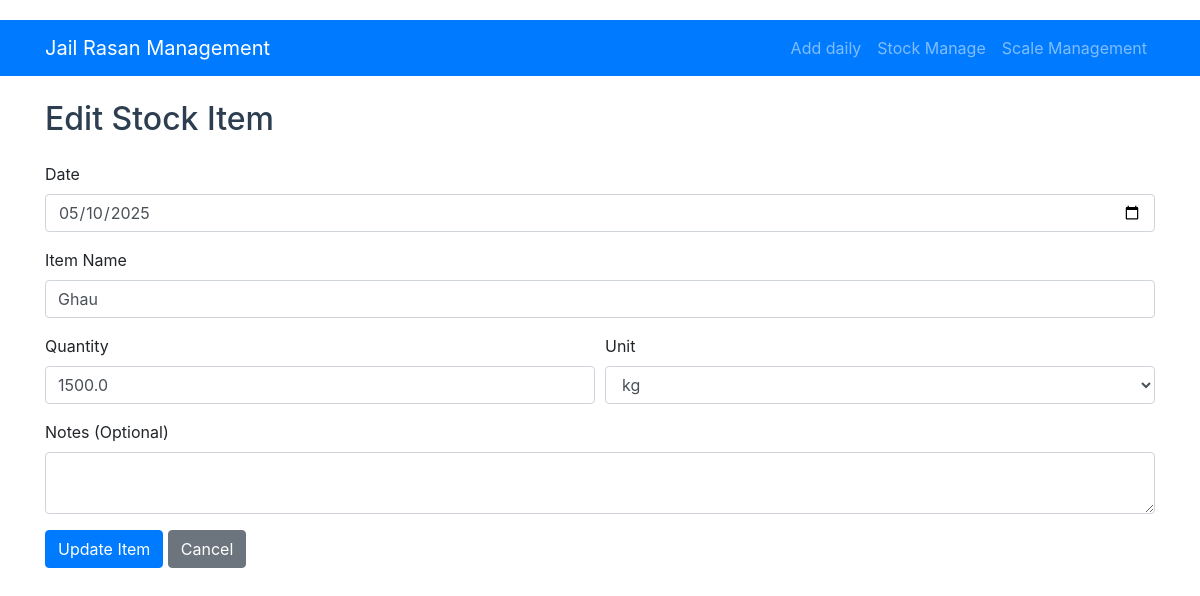
The page /stock/edit/1 on the database as committed earlier.
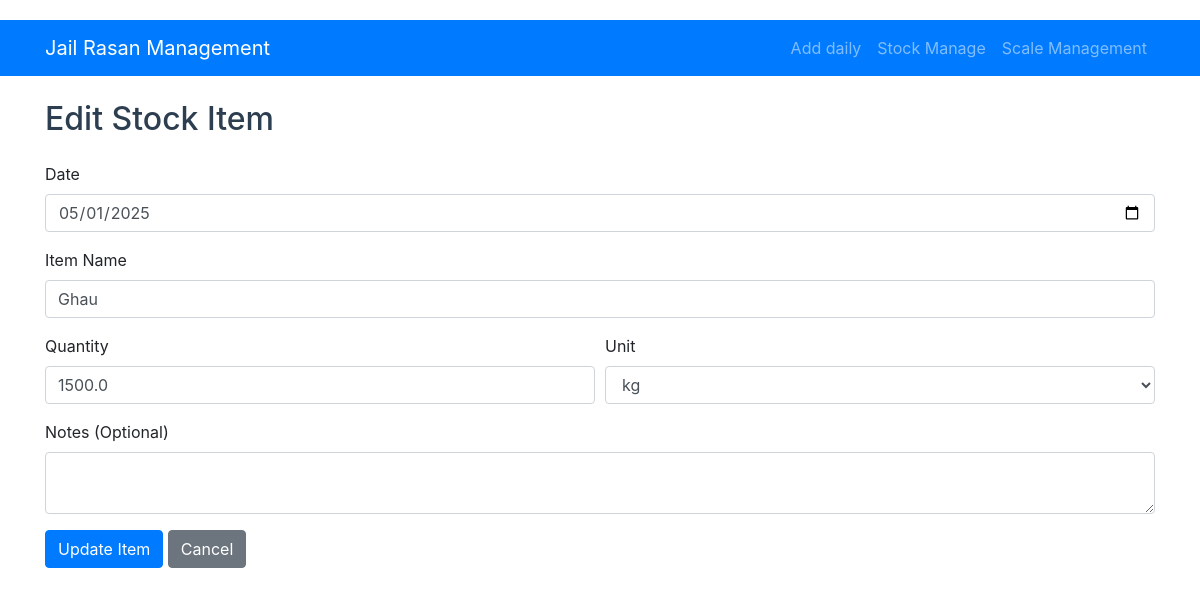
The same page on the database as committed later.
### models.py (models this page shows, shortened)
class StockItem(db.Model):
    id = db.Column(db.Integer, primary_key=True)
    date = db.Column(db.Date, nullable=False)
    item_name = db.Column(db.String(100), nullable=False)
    quantity = db.Column(db.Float, nullable=False)
    unit = db.Column(db.String(20), nullable=False)  # kg, ml, packets, etc.
    notes = db.Column(db.Text)

### app.py (the view, shortened to what this page needs)
@app.route('/stock/edit/<int:id>', methods=['GET', 'POST'])
def edit_stock(id):
    item = StockItem.query.get_or_404(id)
    return render_template('stock/edit_stock.html', item=item)

### templates/stock/edit_stock.html (shortened to what this page needs)
{% extends "base.html" %}
{% block content %}
    <h2 class="mb-4">Edit Stock Item</h2>
    <form method="POST">
        <div class="form-group">
            <label for="date">Date</label>
            <input type="date" class="form-control" id="date" name="date"
                   value="{{ item.date.strftime('%Y-%m-%d') }}" required>
        </div>
        <div class="form-group">
            <label for="item_name">Item Name</label>
            <input type="text" class="form-control" id="item_name" name="item_name"
                   value="{{ item.item_name }}" required>
        </div>
        <div class="form-row">
            <div class="form-group col-md-6">
                <label for="quantity">Quantity</label>
                <input type="number" step="0.01" class="form-control" id="quantity"
                       name="quantity" value="{{ item.quantity }}" required>
            </div>
            <div class="form-group col-md-6">
                <label for="unit">Unit</label>
                <select class="form-control" id="unit" name="unit" required>
                    <option value="kg" {% if item.unit == 'kg' %}selected{% endif %}>kg</option>
                </select>
            </div>
        </div>
        <div class="form-group">
            <label for="notes">Notes (Optional)</label>
            <textarea class="form-control" id="notes" name="notes" rows="2">{{ item.notes or '' }}</textarea>
        </div>
        <button type="submit" class="btn btn-primary">Update Item</button>
        <a href="{{ url_for('stock_list') }}" class="btn btn-secondary">Cancel</a>
    </form>
{% endblock %}

Rows that differ between the two databases and show on the page:
changed StockItem "Ghau": date "05/10/2025" → "05/01/2025"
